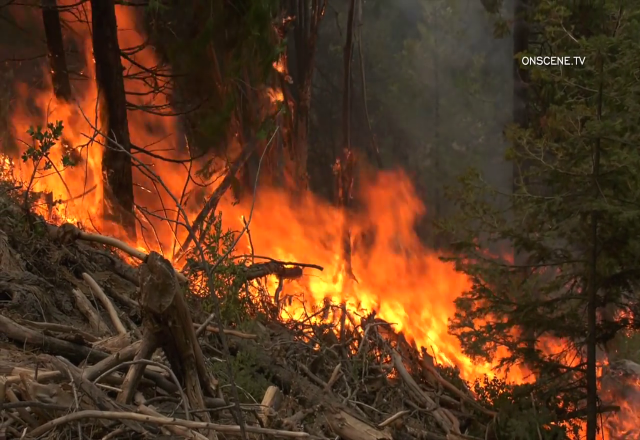
#> input picture Image/original_image_1.png, 640 x 440 px, given in place of fv1.mp4, which was not available
$ python color_detection.py
#> lines starting #> are read from the running program, lines starting #| are printed output that depends on the picture; after the words box and inside, x2 and y2 are one past the last pixel; in counts of white or black regions, pixels touching at a corner belong together; pictures that were not available may be replaced by others from this repository, and a replacement may not be noted
# We include library // Kütüphanaleri dahil ediyoruz
import cv2 ; import numpy as np

# We enter the image that we will process // İşlenecek görüntüyü giriyoruz
# '0' camera image or file path // '0' Kamera görüntüsü veya dosya yolu
video = cv2.VideoCapture('Video/fv1.mp4')

while True:
    # Image is read // Görüntü okunur
    (grabbed, frame) = video.read()
#> frame is the input picture: shape (440, 640, 3); mean B, G, R 31, 55.8, 91.3
    if not grabbed:
        break

    # Windows resize event // Pencere boyutlandırma
    frame = cv2.resize(frame, (640, 440))

    # Blur effect is apply  // Bulanıklık Efekti Uygulanır (İstenilen Değeri Daha iyi tespit edebilmek için)
    blur = cv2.GaussianBlur(frame, (21, 21), 0)
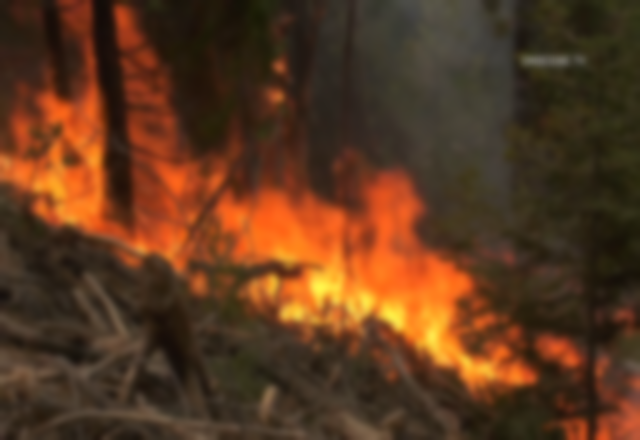
#> blur: shape (440, 640, 3); mean B, G, R 31, 55.8, 91.3
    # BGR to HSV event // BGR'dan HSV renk uzayına dönüştürülür
    hsv = cv2.cvtColor(blur, cv2.COLOR_BGR2HSV)
#> hsv: shape (440, 640, 3); mean H, S, V 14.8, 147.1, 91.3

    # Color code ranges are determined // Renk kodu aralıkları belirlenir (İstenilen renk HSV değerinden en düşük ve en yüksek aralıkları belirlenir)
    lower = [2, 130, 130]
    upper = [38, 255, 255]
    # Ranges are converted to array // Aralıklar Diziye dönüştürülür (İşlenebilmesi için)
    lower = np.array(lower, dtype="uint8")
    upper = np.array(upper, dtype="uint8")

    # Masking process  // Maskeleme yapılır (İstenilen renk haricinde ki yerler siyah olur)
    mask = cv2.inRange(hsv, lower, upper)
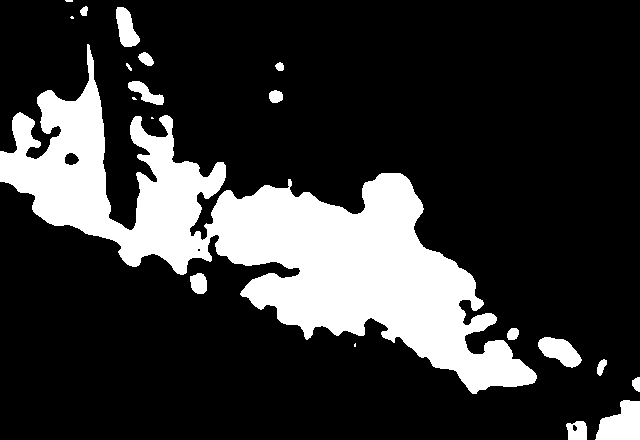
#> mask: shape (440, 640); 20.6% white; 20 white regions (5 under 20 px), largest, box (x1, y1, x2, y2) and area: (0, 44, 537, 394) 53422, (595, 400, 640, 440) 1291, (538, 337, 582, 368) 817

    # Masking is done with the original image // Asıl görüntü ile maskeleme yapılır
    output = cv2.bitwise_and(frame, hsv, mask=mask)
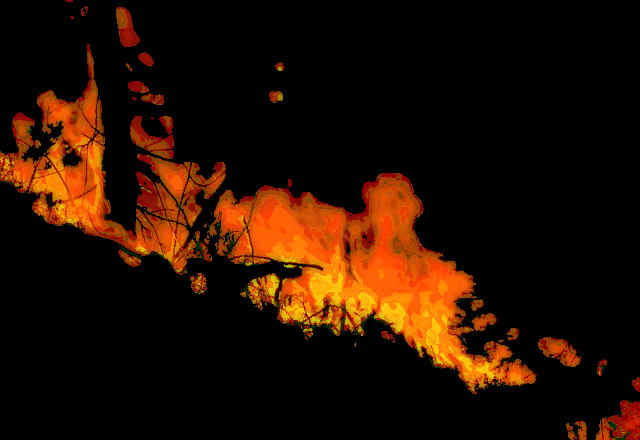
#> output: shape (440, 640, 3); mean B, G, R 1.1, 15.4, 37.1

    # The number of 'pixels' in the image is taken // Görüntü deki 'piksel' sayısı alınır
    no_red = cv2.countNonZero(mask)
#> no_red = 57957

    # If the number of pixels is greater than the specified value, we call it fire // Piksel sayısı belirlediğimiz değerden büyükse 'ateş' olarak adlandırıyoruz.
    if int(no_red) > 20000:
        print("Ateş tespit edildi.")

    # The image is projected onto the screen // Görüntü ekrana verilir
    cv2.imshow("output", output)
    cv2.imshow('ori',frame)

    # 'q' was pressed and exited // 'q' tuşunu çıkış olarak ayarlıyoruz
    if cv2.waitKey(50) & 0xFF == ord('q'):
#> (key q is pressed here)
        break

cv2.destroyAllWindows()
video.release()

$ run again, on Image/original_image_2.png
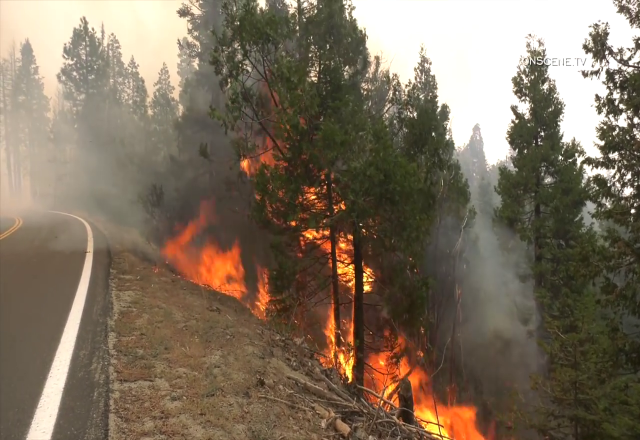
#> input picture Image/original_image_2.png, 640 x 440 px, given in place of fv1.mp4, which was not available
#> frame is the input picture: shape (440, 640, 3); mean B, G, R 93.2, 111.4, 125.9
#> hsv: shape (440, 640, 3); mean H, S, V 18.7, 76.7, 126
#> `mask = cv2.inRange(hsv, lower, upper)`:
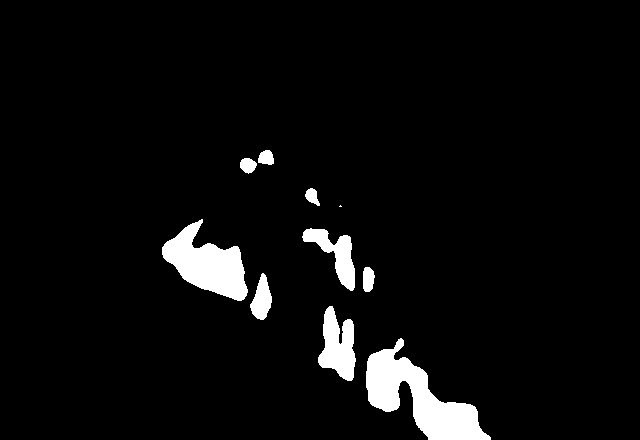
#> mask: shape (440, 640); 4.7% white; 10 white regions (1 under 20 px), largest, box (x1, y1, x2, y2) and area: (366, 338, 491, 440) 5183, (162, 219, 248, 301) 3627, (318, 306, 356, 381) 1768
#> `output = cv2.bitwise_and(frame, hsv, mask=mask)`:
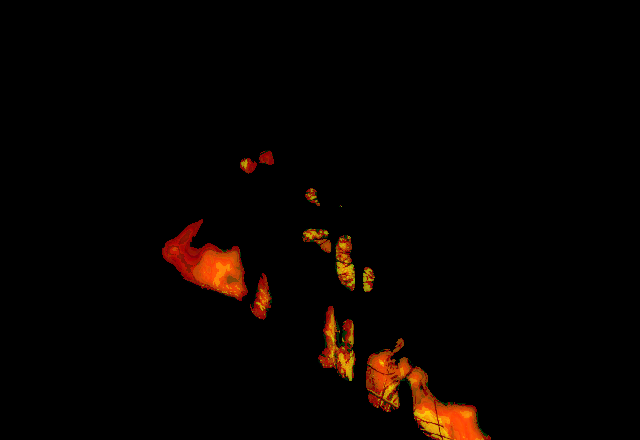
#> output: shape (440, 640, 3); mean B, G, R 0.2, 2.8, 7.6
#> no_red = 13309
